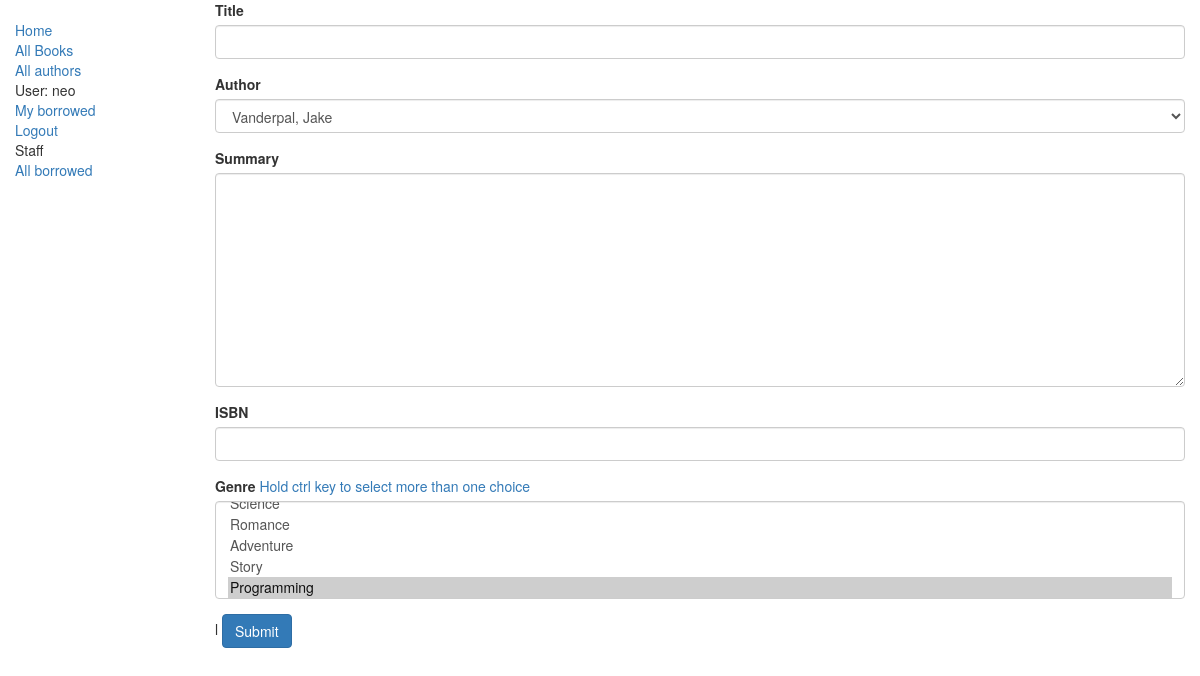
The page /catalog/book/4/update/ (signed in) on the database its author committed.
### catalog/models.py (models this page shows, shortened)
class Book(models.Model):
    title=models.CharField(max_length=200)
    author= models.ForeignKey('Author', on_delete=models.SET_NULL, null=True)
    summary= models.TextField(max_length=1000, help_text="Enter a brief summary of book")
    isbn= models.CharField('ISBN', max_length=13, help_text='13, Character <a href="https://www.isbn-international.org/content/what-isbn">ISBN number</a>')
    genre= models.ManyToManyField(Genre, help_text='Select a genre for this book')
    def display_genre(self):
        """
        create a string for the Genre. This is required to display genre to admin page
        :return:
        """
        return ', '.join([genre.name for genre in self.genre.all()[:3]])
    display_genre.short_description='Genre'

class Author(models.Model):
    first_name= models.CharField(max_length=100)
    last_name=models.CharField(max_length=100)
    date_of_birth=models.DateField(null=True,blank=True)
    date_of_death=models.DateField(null=True, blank=True)
    class Meta:
        ordering=['last_name','first_name']
    def __str__(self):
        return '{0}, {1}'.format(self.last_name, self.first_name)

class Genre(models.Model):
    name= models.CharField(max_length= 200, help_text="Enter a book genre (e.g. Science Fiction, Non fiction")
    def __str__(self):
        return self.name

### catalog/views.py (the view)
# urls.py: path('book/<int:pk>/update/', views.BookUpdate.as_view(), name='book_update'),
class BookUpdate(PermissionRequiredMixin, UpdateView):
    model = Book
    fields = ['title','author','summary','isbn','genre']
    permission_required = 'catalog.can_update_book'

### catalog/templates/catalog/book_form.html (shortened to what this page needs)
{% extends 'base.html' %}
{% block content %}
    <form action="" method="post" id="aditya">
        <div class="form-group">
            <label for="{{ form.title.id_for_label }}">{{ form.title.label }}</label>
            <input  id="{{ form.title.id_for_label }}" name="{{ form.title.html_name }}" class="form-control">
        </div>
        <div class="form-group">
            <label for="{{ form.author.id_for_label }}">{{ form.author.label }}</label>
            <select name="{{ form.author.html_name }}" id="{{ form.author.id_for_label }}" class="form-control">
                {% for a in form.author %}
                    {{ a }}
                {% endfor %}
            </select>
        </div>
        <div class="form-group">
            <label for="{{ form.summary.id_for_label }}">{{ form.summary.label }}</label>
            <textarea name="{{ form.summary.html_name }}" id="{{ form.summary.id_for_label }}" form="aditya" cols="30" rows="10" class="form-control"></textarea>
        </div>
        <div class="form-group">
            <label for="{{ form.isbn.id_for_label }}">{{ form.isbn.label }}</label>
            <input  id="{{ form.isbn.id_for_label }}" name="{{ form.isbn.html_name }}" class="form-control" maxlength="13">
        </div>
        <div class="form-group">
            <label for="{{ form.genre.id_for_label }}">{{ form.genre.label }}</label>
        <span class="text-primary">Hold ctrl key to select more than one choice</span>
            <select name="{{ form.genre.html_name }}" id="{{ form.genre.id_for_label }}" class="form-control" multiple>
                {% for g in form.genre %}
                    {{ g }}
                {% endfor %}
            </select>
        </div>l
        <input type="submit" class="btn btn-primary">
    </form>
{% endblock %}

### catalog/templates/base.html (shortened to what this page needs)
<!DOCTYPE html>
<html lang="en">
<head>
     <link rel="stylesheet" href="https://maxcdn.bootstrapcdn.com/bootstrap/3.3.7/css/bootstrap.min.css">
{% load static %}
    <link rel="stylesheet" href="{% static 'css/styles.css' %}">
</head>
<body>
    <div class="container-fluid">
        <div class="row">
            <div class="col-sm-2">
                {% block sidebar %}
                <ul class="side-nav">
                    <li><a href="{% url 'index' %}">Home</a></li>
                    <li><a href="{% url 'books' %}">All Books</a></li>
                    <li><a href="{% url 'authors' %}">All authors</a></li>
                    {% if user.is_authenticated %}
                    <li>User: {{ user.get_username }}</li>
                    <li><a href="{% url 'my-borrowed' %}">My borrowed</a></li>
                    <li><a href="{% url 'logout' %}?next={{ request.path }}">Logout</a></li>
                {% else %}
                <li><a href="{% url 'login' %}?next={{ request.path }}">Login</a></li>
                {% endif %}
                {% if perms.catalog.can_mark_returned %}
                    <li>Staff</li>
                    <li><a href="{% url 'borrowed-books' %}">All borrowed</a></li>
                {% endif %}
                </ul>
                {% endblock %}
            </div>
        <div class="col-sm-10">
            {% block content %}
            {% endblock %}
        </div>
        </div>
    </div>
</body>
</html>

### catalog/static/css/styles.css (style rules this page uses)
.side-nav { margin-top: 20px; padding: 0; list-style: none; }

### rows shown on the page
Book: author "Vanderpal, Jake", genre "Romance / Adventure / Story / Programming ☑"

### other values the page prints
{{ user.get_username }} "neo"
